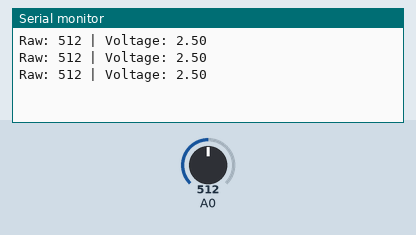
Bench run of a sketch on a simulated Arduino Uno, built with avr-gcc and run on an emulated ATmega328P. On the bench: the last lines printed to the serial monitor. Inputs (shaded band) come from the test bench; at power-on: A0 = 512.

Above: at 1.3 s.
1.4 s: A0 set to 716
At 1.9 s:
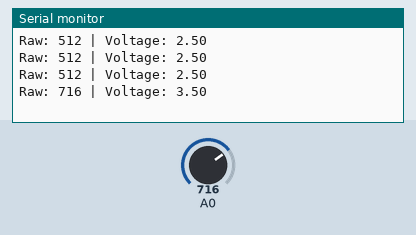
2.9 s: A0 set to 900
At 3.4 s:
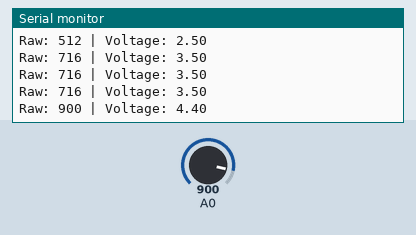
Timing chart, 0 to 5.9 s (numbered marks = the images above; inputs shaded):
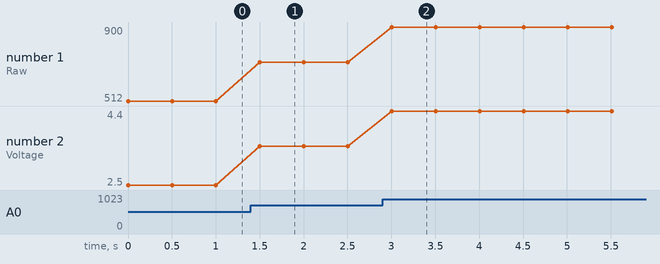

Measured:
- after the input at 1.4 s, the serial monitor: prints a new line after 0.10 s (image 1)
- after the input at 2.9 s, the serial monitor: prints a new line after 0.11 s (image 2)
- plotted number 1: 512 → 716 after the input at 1.4 s, 716 → 900 after the input at 2.9 s
- plotted number 2: 2.5 → 3.5 after the input at 1.4 s, 3.5 → 4.4 after the input at 2.9 s

The sketch:

EC.ino
```cpp
void setup() {
  // Start serial communication at 9600 bits per second
  Serial.begin(9600);
}

void loop() {
  // Read the input on analog pin 0
  int sensorValue = analogRead(A0);

  // Convert the reading (0-1023) to voltage (0-5V)
  float voltage = sensorValue * (5.0 / 1023.0);

  // Print out the values
  Serial.print("Raw: ");
  Serial.print(sensorValue);
  Serial.print(" | Voltage: ");
  Serial.println(voltage);

  // Wait 500 milliseconds so the screen doesn't scroll too fast
  delay(500);
}
```
